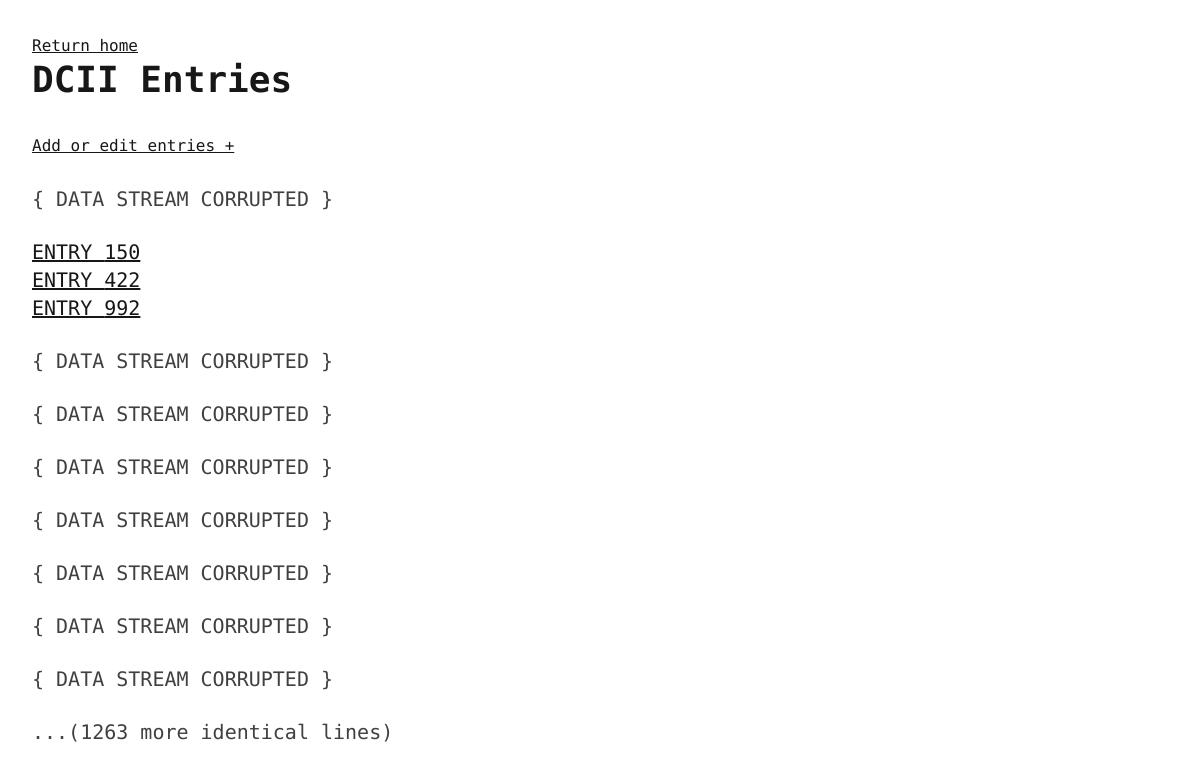
The page /dcii (signed in) on the database as committed earlier.
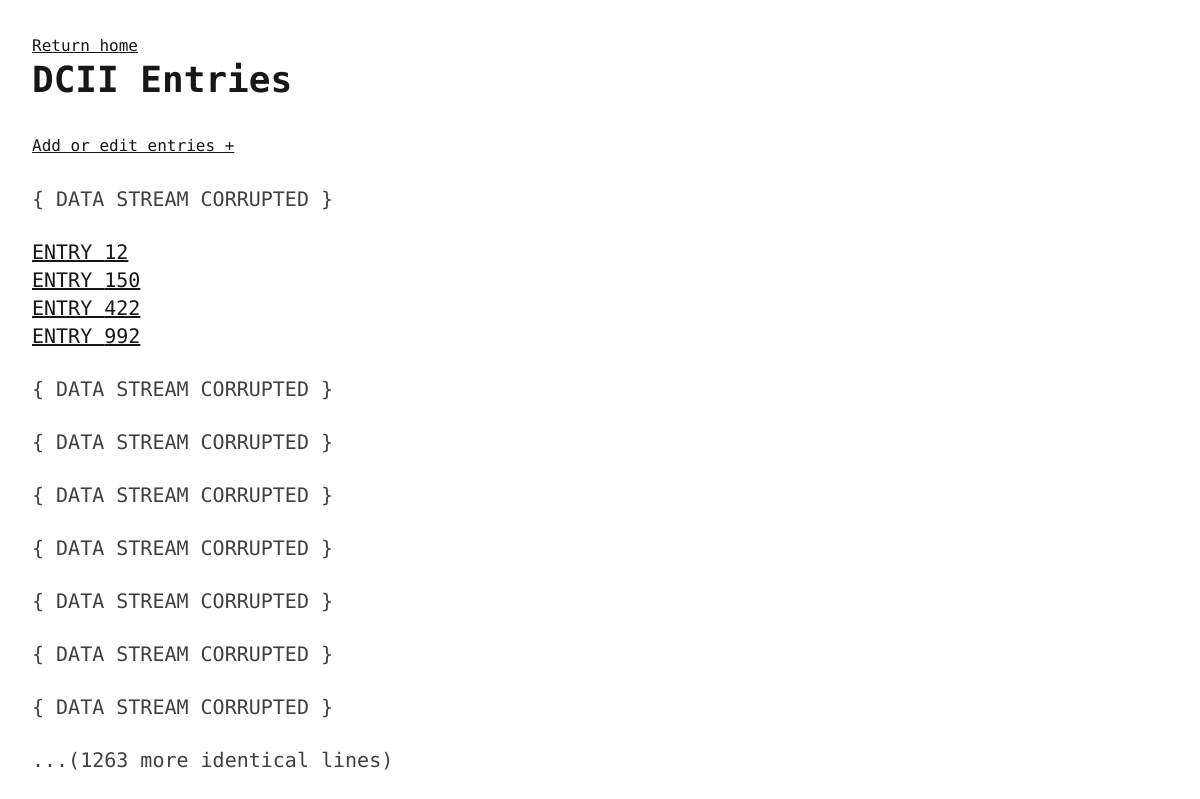
The same page on the database as committed later.
### app/models/dcii_entry.py (models this page shows, shortened)
class DCIIEntry(db.Model):
    id = db.Column('id', db.Integer, primary_key=True, autoincrement=True)
    subjects = db.relationship('DCIISubject', back_populates='entry', cascade='all, delete-orphan')

### app/routes/dcii.py (the view)
@app.route('/dcii')
@login_required
def dcii_entries_overview():
    entries = DCIIEntry.query.all()
    return render_template('dcii/dcii_overview.html', entries = entries)

### app/__init__.py (called while the page is built)
def create_app(config_class=Config):
    app = Flask(__name__)
    app.config.from_object(config_class)
    login_manager = LoginManager(app)
    login_manager.login_view = 'login'
    db.init_app(app)
    migrate.init_app(app, db)
    with app.app_context():
        from . import routes, models
        @login_manager.user_loader
        def load_user(user_id):
            return models.user.User.query.get(int(user_id))
        db.create_all()
        return app

### app/templates/dcii/dcii_overview.html
{% extends 'base.html' %}
{% block content %}
    <a href="{{url_for('home')}}">Return home</a>
    <h1>DCII Entries</h1>
    {% if current_user.clearance >= 4 %}
        <a href="{{ url_for('add_new_entry') }}">Add or edit entries +</a>
    {% endif %}
    <p class="text-xl">{ DATA STREAM CORRUPTED }</p>
    {% for entry in entries %}
        <a class="text-xl block" href="{{url_for('show_entry', entry_id = entry.id)}}">ENTRY {{entry.id}}</a>
    {% endfor %}
    <p class="text-xl">{ DATA STREAM CORRUPTED }</p>
    <p class="text-xl">{ DATA STREAM CORRUPTED }</p>
    <p class="text-xl">{ DATA STREAM CORRUPTED }</p>
    <p class="text-xl">{ DATA STREAM CORRUPTED }</p>
    <p class="text-xl">{ DATA STREAM CORRUPTED }</p>
    <p class="text-xl">{ DATA STREAM CORRUPTED }</p>
    <p class="text-xl">{ DATA STREAM CORRUPTED }</p>
    <p class="text-xl">...(1263 more identical lines)</p>
{% endblock %}

Rows that differ between the two databases and show on the page:
added DCIIEntry: id "12"
